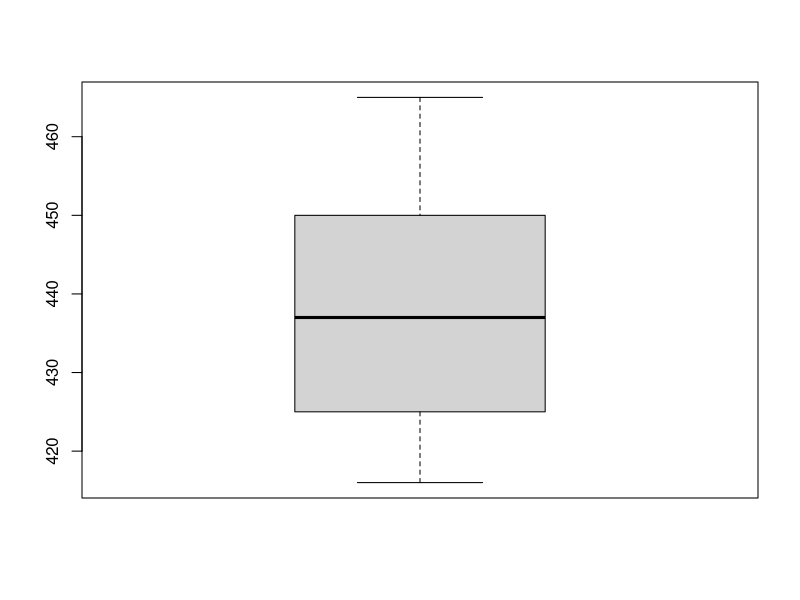

This chart was generated by the following R code:
v <- c(416, 420, 422, 423, 425, 428, 431, 435, 437, 438, 446, 447, 450, 451, 458, 462, 465)

png("hw13_11.png")
boxplot(v)
dev.off()

t_test <- t.test(v, conf.level = 0.95)

print(t_test)
